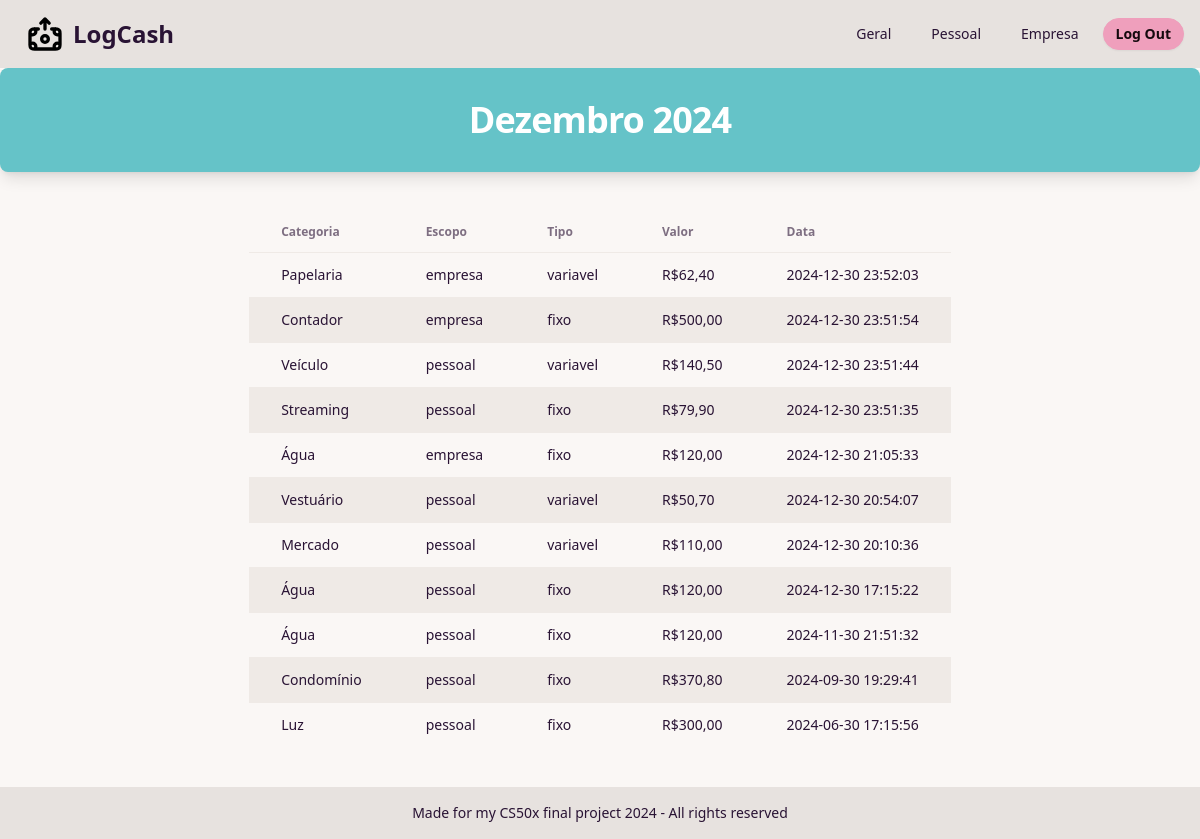
Page /mensal/2024-12 (signed in) on the earlier database version.
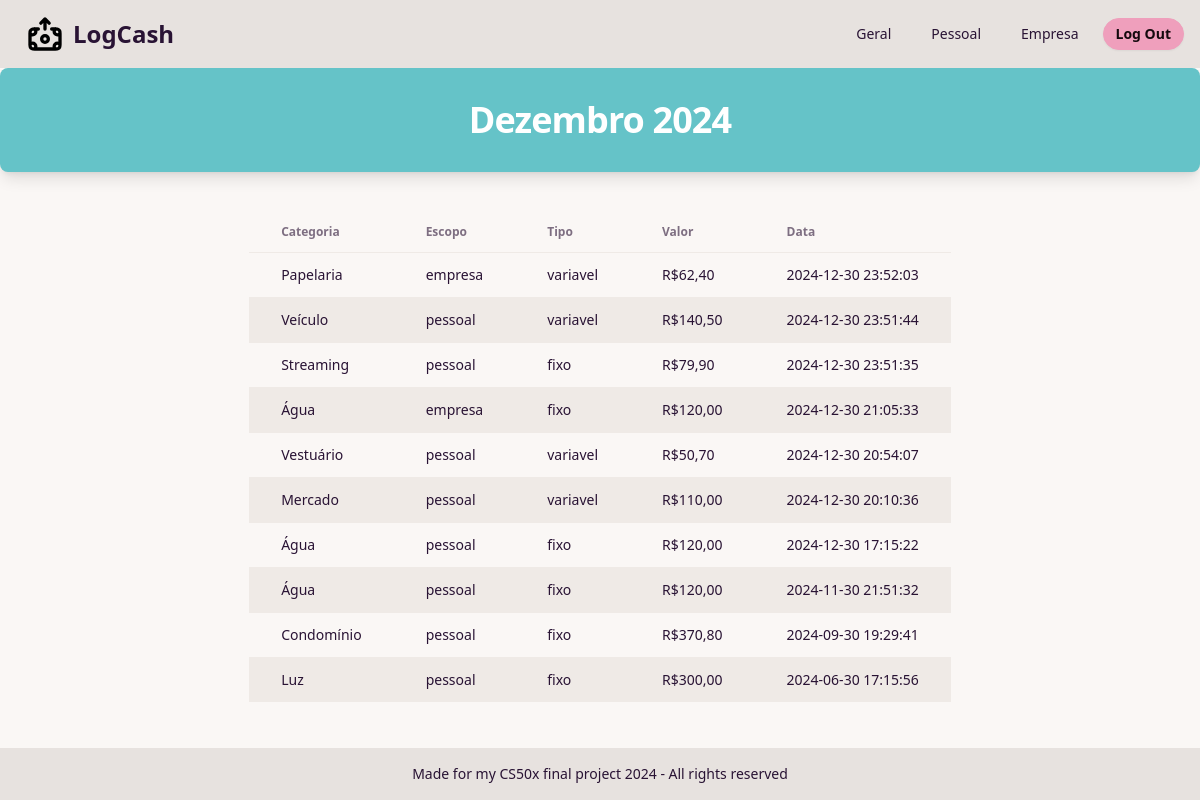
Same page on the later database version.
### tables this page shows
CREATE TABLE "despesas" (
	"id"	INTEGER NOT NULL UNIQUE,
	"user_id"	INTEGER NOT NULL,
	"escopo"	TEXT NOT NULL,
	"tipo"	TEXT NOT NULL,
	"categoria"	TEXT NOT NULL,
	"valor"	NUMERIC NOT NULL,
	"time"	TEXT NOT NULL DEFAULT current_timestamp,
	PRIMARY KEY("id" AUTOINCREMENT),
	FOREIGN KEY("user_id") REFERENCES "users"("id")
);

### app.py (the view)
@app.route("/mensal/<year_month>")
def mensal(year_month):
    year, month = year_month.split('-')
    despesas = db.execute("""
                          SELECT id, escopo, tipo, categoria, valor, strftime('%Y-%m', time)
                          AS year_month, time FROM despesas
                          WHERE user_id = ? AND strftime('%Y', time) = ?
                          AND strftime('%m', time) = ?""", session["user_id"], year, month)
    fixos = db.execute("""
                       SELECT id, escopo, tipo, categoria, valor, strftime('%Y-%m', time) AS year_month, time
                       FROM despesas
                       WHERE user_id = ? AND tipo = 'fixo'
                       AND (strftime('%Y', time) < ? OR (strftime('%Y', time) = ? AND strftime('%m', time) <= ?))""", session["user_id"], year, year, month)
    despesas = list(despesas)  # Start with current month's expenses
    despesas.extend(fixos)  # Add all fixed expenses
    despesas.sort(key=lambda x: x['time'], reverse=True)  # Sort by the 'year_month' field in ascending order
    months_pt = [
        "Janeiro", "Fevereiro", "Março", "Abril", "Maio", "Junho",
        "Julho", "Agosto", "Setembro", "Outubro", "Novembro", "Dezembro"
    ]
    for item in despesas:
        month_number = int(item['year_month'][5:7]) - 1  # Get the 0-indexed month number
        year = item['year_month'][:4]
        formatted_month = f"{months_pt[month_number]} {year}"
        item['formatted_month'] = formatted_month
    seen_ids = set()
    unique_despesas = []
    for despesa in despesas:
        if despesa['id'] not in seen_ids:
            unique_despesas.append(despesa)  # Add unique despesa
            seen_ids.add(despesa['id'])  # Mark this ID as seen
    month_number = int(month) - 1
    formatted_month = f"{months_pt[month_number]} {year}"
    return render_template("mensal.html", despesas=unique_despesas, current_month_pt=formatted_month)

### app.py (called while the page is built)
@app.after_request
def after_request(response):
    response.headers["Cache-Control"] = "no-cache, no-store, must-revalidate"
    response.headers["Expires"] = 0
    response.headers["Pragma"] = "no-cache"
    return response

### helpers.py (called while the page is built)
def brl(value):
    return f"R${value:,.2f}".replace(',', 'X').replace('.', ',').replace('X', '.')

### templates/mensal.html (shortened to what this page needs)
{% extends "layout.html" %}
{% block main %}
<div class="bg-primary p-8 rounded-lg shadow-lg text-white text-center">
    <h2 class="text-2xl sm:text-4xl font-semibold tracking-tight">
        <span class="block">{{current_month_pt}}</span>
    </h2>
</div>
<div class="flex justify-center items-center p-10">
    <div class="overflow-x-auto">
        <table class="table table-zebra">
            <thead>
                <tr>
                    <th class="px-8">Categoria</th>
                    <th class="px-8">Escopo</th>
                    <th class="px-8">Tipo</th>
                    <th class="px-8">Valor</th>
                    <th class="px-8">Data</th>
                </tr>
            </thead>
            <tbody>
                {% for row in despesas %}
                <tr>
                    <td class="px-8">{{ row.categoria }}</td>
                    <td class="px-8">{{ row.escopo }}</td>
                    <td class="px-8">{{ row.tipo }}</td>
                    <td class="px-8">{{ row.valor | brl}}</td>
                    <td class="px-8">{{ row.time }}</td>
                </tr>
                {% endfor %}
            </tbody>
        </table>
    </div>
</div>
{% endblock %}

### templates/layout.html (shortened to what this page needs)
<!DOCTYPE html>
<html data-theme="cupcake" lang="pt-BR">
    <head>
        <link rel="stylesheet" href="../static/dist/css/output.css">
    </head>
    <body class="min-h-svh flex flex-col justify-between">
        <nav class="navbar justify-between bg-base-300">
            <a class="btn btn-ghost text-2xl" href="/">
                <img alt="Logo" src="../static/svg/logo.svg" class="w-10" />
                <span class="hidden sm:block font-bold">LogCash</span>
            </a>
            <ul class="menu menu-horizontal gap-2">
                {% if session["user_id"] %}
                <li><a href="/index" class="{{ 'active' if active_page == 'geral' else '' }}">Geral</a></li>
                <li><a href="/pessoal" class="{{ 'active' if active_page == 'pessoal' else '' }}">Pessoal</a></li>
                <li><a href="/empresa" class="{{ 'active' if active_page == 'empresa' else '' }}">Empresa</a></li>
                <a class="btn btn-sm btn-secondary" href="/logout">Log Out</a>
                {% else %}
                <a class="btn btn-sm btn-primary" href="/register">Registrar</a>
                {% endif %}
            </ul>
        </nav>
        <main class="grow">
            {% block main %}{% endblock %}
        </main>
        <footer class="footer footer-center bg-base-300 text-base-content p-4">
            <aside>
              <p>Made for my CS50x final project 2024 - All rights reserved</p>
            </aside>
        </footer>
    </body>
</html>

Differences in the rows shown:
removed despesas: categoria "Contador", escopo "empresa", tipo "fixo", valor|brl "R$500,00", time "2024-12-30 23:51:54"
